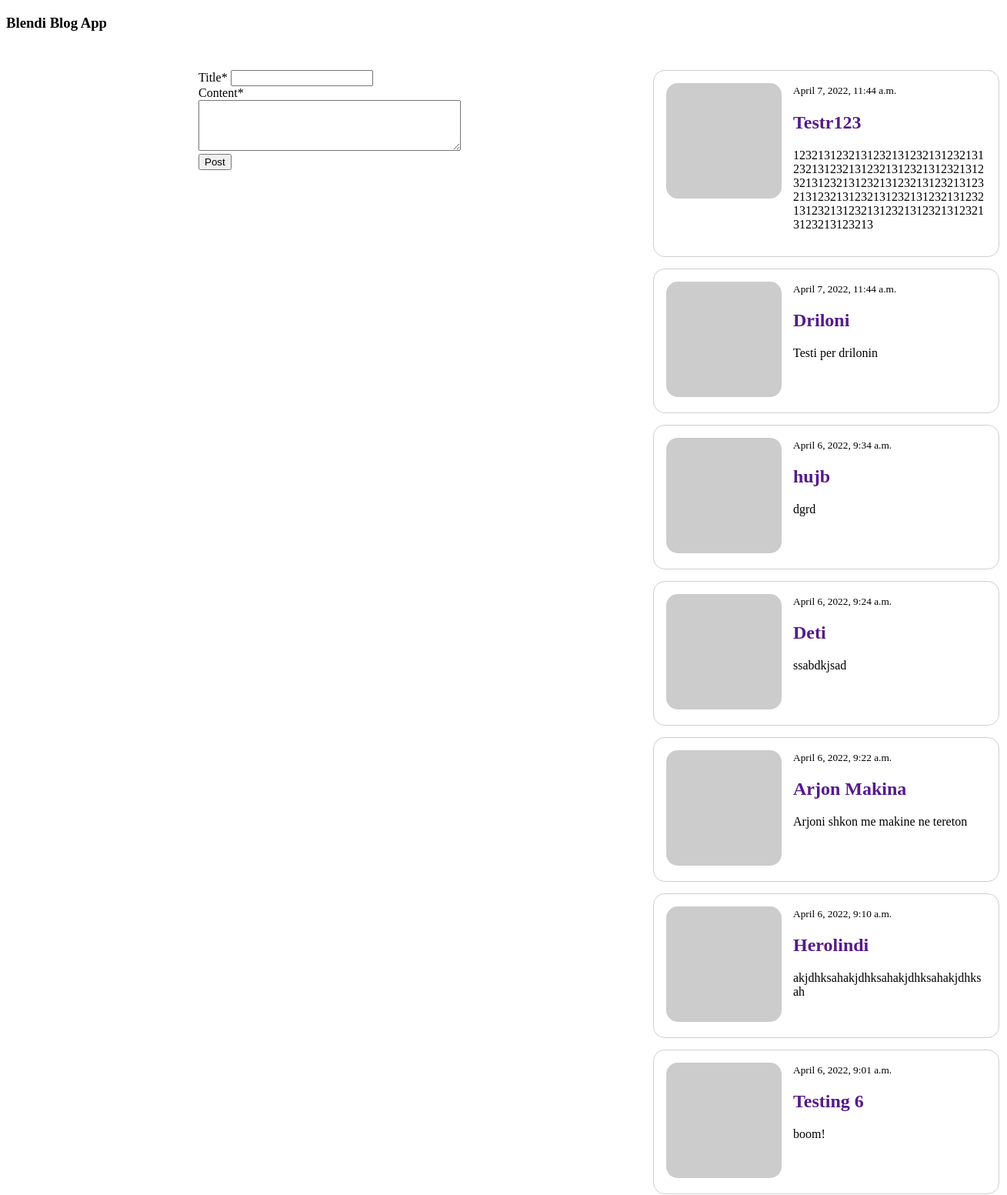
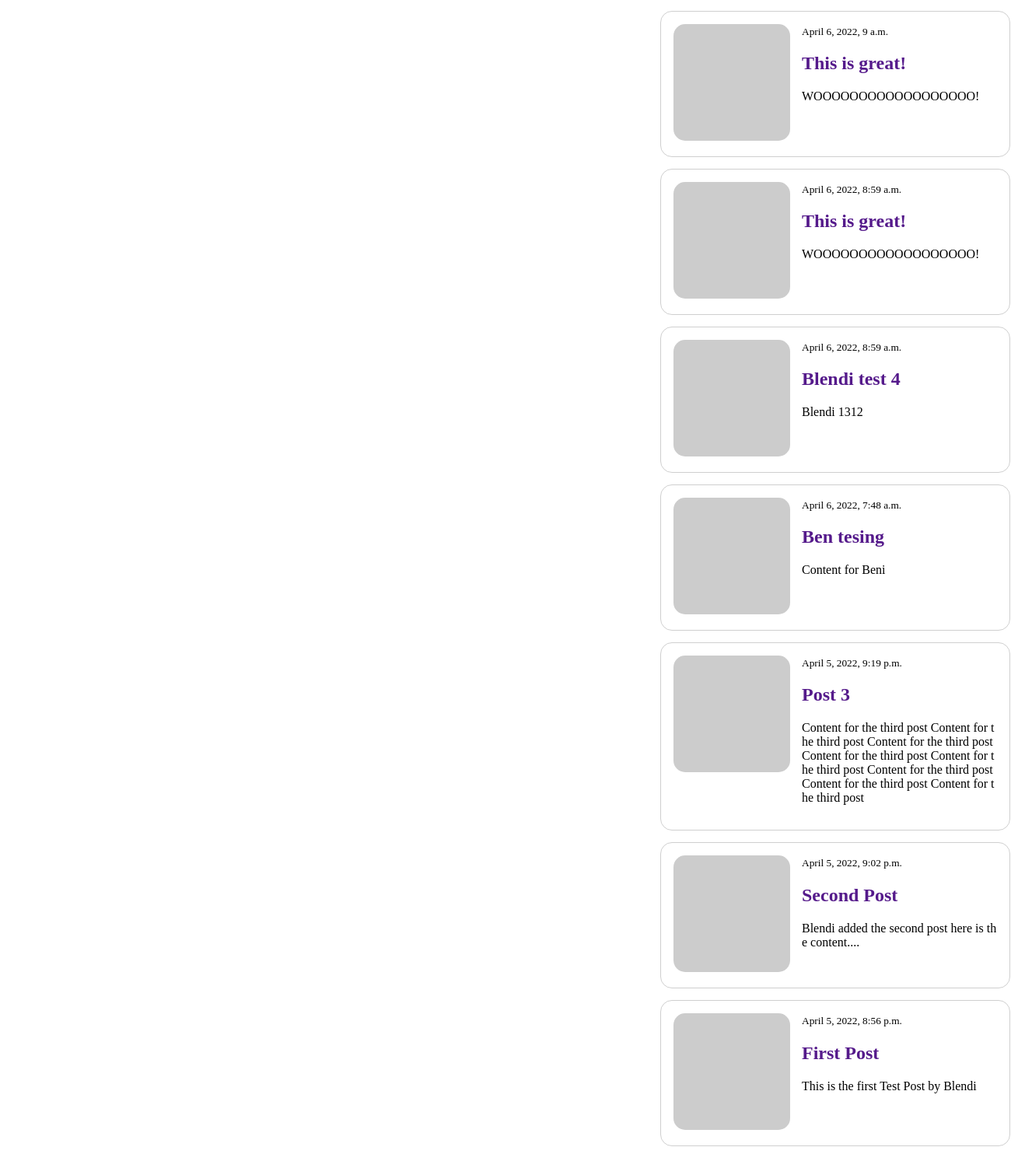
The page / on the database its author committed (2 pictures, top to bottom).
### blog/models.py (models this page shows, shortened)
class PostModel(models.Model):
    title = models.CharField(max_length=100)
    content = models.TextField()
    author = models.ForeignKey(User, on_delete=models.CASCADE)
    date_created = models.DateTimeField(auto_now_add=True)
    class Meta:
        ordering = ('-date_created',)

### blog/views.py (the view)
# urls.py: path('', views.index, name = "blog-index"),
def index(request):
    posts = PostModel.objects.all()
    if request.method == 'POST':
        form = PostModelForm(request.POST)
        if form.is_valid():
           instance = form.save(commit=False)
           instance.author = request.user
           instance.save()
           return redirect('blog-index')
    else:
        form = PostModelForm()
    context = {
        'posts': posts,
        'form': form
    }
    return render(request, 'blog/index.html', context)

### blog/forms.py
class PostModelForm(forms.ModelForm):
    content = forms.CharField(widget=forms.Textarea(attrs={'rows': 4}))
    class Meta:
        model = PostModel
        fields = ('title', 'content')

### templates/blog/index.html (shortened to what this page needs)
<!DOCTYPE html>
<html lang="en">
  <head>
  </head>
  <body>
    {% load crispy_forms_tags %} {% block content %}
    <div class="nav">
      <h3>Blendi Blog App</h3>
    </div>
    <div class="main-content">
      <div class="forms">
        <form method="POST">
          {{ form | crispy}}
          <input type="submit" name="" id="" value="Post" />
        </form>
      </div>
      <div class="posts-container">
        {% for post in posts %}
        <div class="post_blog">
          <div class="pic">
            <img src="https://picsum.photos/150" alt="img" />
          </div>
          <div class="post_info">
            <div class="date">
              <small>{{ post.date_created }}</small>
            </div>
            <div class="post_title">
              <h2><a class="" href="">{{ post.title }}</a></h2>
            </div>
            <div class="post_content">
              <p>{{ post.content }}</p>
            </div>
          </div>
        </div>
        {%endfor%}
      </div>
    </div>
    {% endblock %}
  </body>
</html>

### templates/blog/index.html (style rules this page uses)
* { box-sizing: border-box; text-decoration: none; }
.main-content { display: flex; margin: 50px 0; padding: 0 50px; gap: 50px; }
.posts-container { display: flex; flex-direction: column; gap: 15px; margin-left: 200px; }
.post_blog { border: 1px solid rgba(160, 160, 160, 0.5); padding: 1em; border-radius: 15px; display: flex; gap: 15px; min-width: 450px; max-width: 700px; word-break: break-all; }
.pic { width: fit-content; flex-shrink: 0; border-radius: 15px; }
.pic img { border-radius: inherit; }
.forms { margin-left: 200px; }

### rows shown on the page
PostModel: date_created "April 7, 2022, 11:44 a.m.", title "Testr123", content "123213123213123213123213123213123213123213123213123213123213123213123213123213123213123213123213123213123213123213123213123213123213123213123213123213123213123213123213"
PostModel: date_created "April 7, 2022, 11:44 a.m.", title "Driloni", content "Testi per drilonin"
PostModel: date_created "April 6, 2022, 9:34 a.m.", title "hujb", content "dgrd"
PostModel: date_created "April 6, 2022, 9:24 a.m.", title "Deti", content "ssabdkjsad"
PostModel: date_created "April 6, 2022, 9:22 a.m.", title "Arjon Makina", content "Arjoni shkon me makine ne tereton"
PostModel: date_created "April 6, 2022, 9:10 a.m.", title "Herolindi", content "akjdhksahakjdhksahakjdhksahakjdhksah"
PostModel: date_created "April 6, 2022, 9:01 a.m.", title "Testing 6", content "boom!"
PostModel: date_created "April 6, 2022, 9 a.m.", title "This is great!", content "WOOOOOOOOOOOOOOOOOO!"
PostModel: date_created "April 6, 2022, 8:59 a.m.", title "This is great!", content "WOOOOOOOOOOOOOOOOOO!"
PostModel: date_created "April 6, 2022, 8:59 a.m.", title "Blendi test 4", content "Blendi 1312"
PostModel: date_created "April 6, 2022, 7:48 a.m.", title "Ben tesing", content "Content for Beni"
PostModel: date_created "April 5, 2022, 9:19 p.m.", title "Post 3", content "Content for the third post Content for the third post Content for the third post Content for the third post Content for the third post Content for the third post Content for the third post Content for the third post"
PostModel: date_created "April 5, 2022, 9:02 p.m.", title "Second Post", content "Blendi added the second post here is the content...."
PostModel: date_created "April 5, 2022, 8:56 p.m.", title "First Post", content "This is the first Test Post by Blendi"
